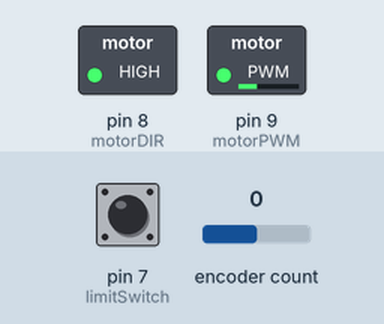
This sketch was run on a simulated Arduino Uno, built with avr-gcc and run on an emulated ATmega328P. Shown: switched loads named in the sketch (green lamp = pin HIGH). The test bench sets the inputs (shaded band); at power-on: pin 7 (limitSwitch) LOW, encoder count 0. What the sketch prints to the serial monitor is not drawn.

Above: at 0.1 s.
Timing chart, 0 to 1.6 s (numbered marks = the images above):
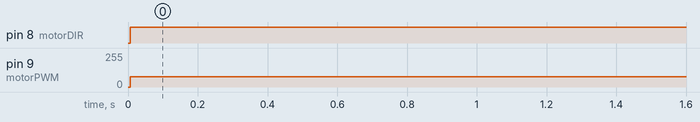

Measured:
- by itself, pin 8 (motorDIR): LOW → HIGH at 0.01 s
- by itself, pin 9 (motorPWM): 0/255 → 77/255 at 0.01 s

The sketch:

pcontrol.ino
```cpp
//Mike Collins
//Intel Cornell Cup
//PWM Test Sketch
#define ENCODER_OPTIMIZE_INTERRUPTS
#include <Encoder.h>

////////////////////////////////////////////////////////
//Encoder definition
Encoder myEnc(2, 3);

//Pin definitions
int limitSwitch = 7;
int motorDIR = 8;
int motorPWM = 9;
////////////////////////////////////////////////////////

////////////////////////////////////////////////////////
//PWM boundries
int limitHigh = 204;
int limitLow = 77;
int dutyCycle = 0;

//Motor specific qualities
int axisDegrees = 90;
int encoderCounts = 15000;
int acceptableDrift = 70;
float rampFactor = 0.0;
boolean rampUp = true;
////////////////////////////////////////////////////////

////////////////////////////////////////////////////////
//Example IIC variable
int startPosition = 0;
int destinationDegrees = 50;
int destinationPosition = ((int) (encoderCounts / axisDegrees)) * destinationDegrees;
int travel = destinationPosition - startPosition;
////////////////////////////////////////////////////////

boolean msg = true;

void setup() {
  //Calculate ramp factor for motor
  rampFactor = ((limitHigh - limitLow) / (encoderCounts / 4));

  //Initialize controller
  pinMode(limitSwitch, INPUT);
  pinMode(motorDIR, OUTPUT);
  Serial.begin(115200);
  reset();
}

void loop() {
  //Read encoders
  int newPosition = myEnc.read();

  //Get duty cycle
  dutyCycle = pcontrol(newPosition);

  //Destination is down
  if(newPosition > destinationPosition) {
    digitalWrite(motorDIR, LOW);
    analogWrite(motorPWM, dutyCycle);
  }

  //Destination is up
  else if(newPosition < destinationPosition) {
    digitalWrite(motorDIR, HIGH);
    analogWrite(motorPWM, dutyCycle);
  }

  //Destination is here
  else {
    //Maintain position
    analogWrite(motorPWM, 0);
    Serial.println("Destination is here, maintaining position.");
    while(newPosition < (destinationPosition + acceptableDrift) && newPosition > (destinationPosition - acceptableDrift)) {

      //WE NEED IT FOR SOME REASON!!!
      delayMicroseconds(1);

      newPosition = myEnc.read();
    }
  }
}

//Proportional control
int pcontrol(int newPosition) {
  int pDuty;

  //Switch to ramp-down halfway through travel
  if((travel / 2) < (newPosition - startPosition)) {
    rampUp = false;

    if(msg) {
      Serial.println("Ramping down.");
      msg = false;
    }
  }
  else {
    rampUp = true;
  }

  //Calculate duty cycle
  if(rampUp) {
    pDuty = ((newPosition - startPosition) * rampFactor) + limitLow;
    if(pDuty >= limitHigh) {
      pDuty = limitHigh;
    }
  }
  else {
    pDuty = limitHigh - ((newPosition - startPosition) * rampFactor);
   if(pDuty <= limitLow) {
      pDuty = limitLow;
    }
  }
  return pDuty;
}

//Bring motor to 0 and reset encoder counter
void reset() {
  dutyCycle = 204;
  Serial.println("Running reset routine.");
  while(digitalRead(limitSwitch) == HIGH) {
    analogWrite(motorPWM, dutyCycle);
  }
  myEnc.write(0);
  Serial.println("Reset routine complete.");
  Serial.print("Traveling to destination: ");
  Serial.println(destinationDegrees);
  Serial.print("Distance to destination (ticks): ");
  Serial.println(travel);
  Serial.println("Ramping up.");
  dutyCycle = 0;
}
```
